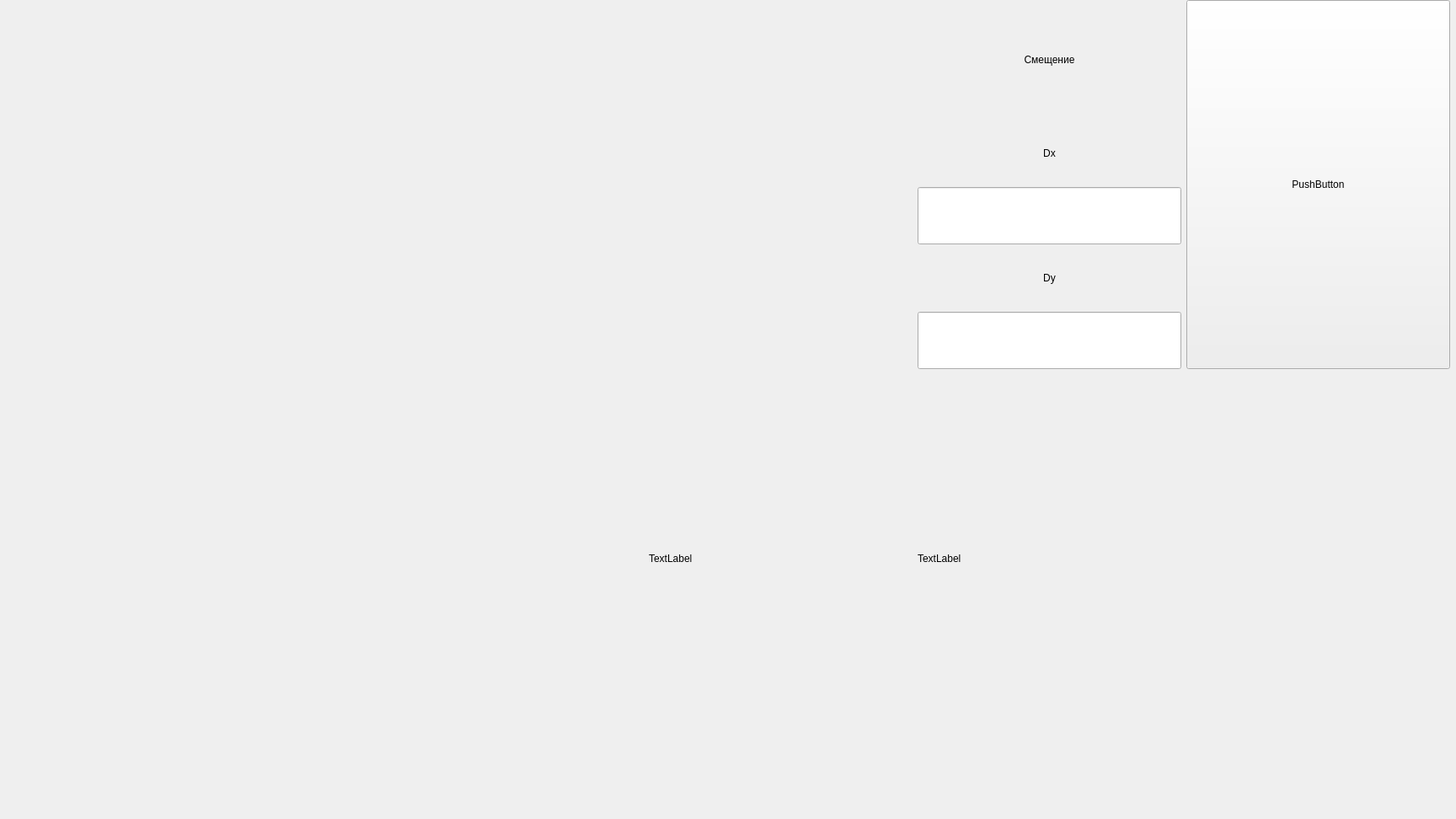
<?xml version="1.0" encoding="UTF-8"?>
<ui version="4.0">
 <class>MainWindow</class>
 <widget class="QMainWindow" name="MainWindow">
  <property name="geometry">
   <rect>
    <x>0</x>
    <y>0</y>
    <width>1728</width>
    <height>972</height>
   </rect>
  </property>
  <property name="windowTitle">
   <string>MainWindow</string>
  </property>
  <widget class="QWidget" name="centralwidget">
   <widget class="QWidget" name="gridLayoutWidget">
    <property name="geometry">
     <rect>
      <x>770</x>
      <y>0</y>
      <width>951</width>
      <height>881</height>
     </rect>
    </property>
    <layout class="QGridLayout" name="gridLayout">
     <item row="1" column="0">
      <layout class="QVBoxLayout" name="verticalLayout_8">
       <item>
        <widget class="QLabel" name="label_16">
         <property name="text">
          <string>TextLabel</string>
         </property>
        </widget>
       </item>
       <item>
        <layout class="QVBoxLayout" name="verticalLayout_11"/>
       </item>
       <item>
        <layout class="QVBoxLayout" name="verticalLayout_12"/>
       </item>
      </layout>
     </item>
     <item row="0" column="1">
      <layout class="QVBoxLayout" name="verticalLayout_9">
       <item>
        <widget class="QLabel" name="label_3">
         <property name="text">
          <string>Смещение</string>
         </property>
         <property name="alignment">
          <set>Qt::AlignCenter</set>
         </property>
        </widget>
       </item>
       <item>
        <layout class="QVBoxLayout" name="verticalLayout_5">
         <item>
          <widget class="QLabel" name="label">
           <property name="text">
            <string>Dx</string>
           </property>
           <property name="alignment">
            <set>Qt::AlignCenter</set>
           </property>
          </widget>
         </item>
         <item>
          <widget class="QLineEdit" name="lineEdit">
           <property name="sizePolicy">
            <sizepolicy hsizetype="Preferred" vsizetype="Preferred">
             <horstretch>0</horstretch>
             <verstretch>0</verstretch>
            </sizepolicy>
           </property>
          </widget>
         </item>
        </layout>
       </item>
       <item>
        <layout class="QVBoxLayout" name="verticalLayout_10">
         <item>
          <widget class="QLabel" name="label_2">
           <property name="text">
            <string>Dy</string>
           </property>
           <property name="alignment">
            <set>Qt::AlignCenter</set>
           </property>
          </widget>
         </item>
         <item>
          <widget class="QLineEdit" name="lineEdit_2">
           <property name="sizePolicy">
            <sizepolicy hsizetype="Preferred" vsizetype="Preferred">
             <horstretch>0</horstretch>
             <verstretch>0</verstretch>
            </sizepolicy>
           </property>
          </widget>
         </item>
        </layout>
       </item>
      </layout>
     </item>
     <item row="1" column="2">
      <layout class="QHBoxLayout" name="horizontalLayout"/>
     </item>
     <item row="0" column="2">
      <widget class="QPushButton" name="pushButton_5">
       <property name="sizePolicy">
        <sizepolicy hsizetype="Preferred" vsizetype="Preferred">
         <horstretch>0</horstretch>
         <verstretch>0</verstretch>
        </sizepolicy>
       </property>
       <property name="text">
        <string>PushButton</string>
       </property>
      </widget>
     </item>
     <item row="1" column="1">
      <layout class="QVBoxLayout" name="verticalLayout_13">
       <item>
        <widget class="QLabel" name="label_17">
         <property name="text">
          <string>TextLabel</string>
         </property>
        </widget>
       </item>
       <item>
        <layout class="QVBoxLayout" name="verticalLayout_14"/>
       </item>
       <item>
        <layout class="QVBoxLayout" name="verticalLayout_15"/>
       </item>
      </layout>
     </item>
    </layout>
   </widget>
  </widget>
 </widget>
 <resources/>
 <connections/>
</ui>
